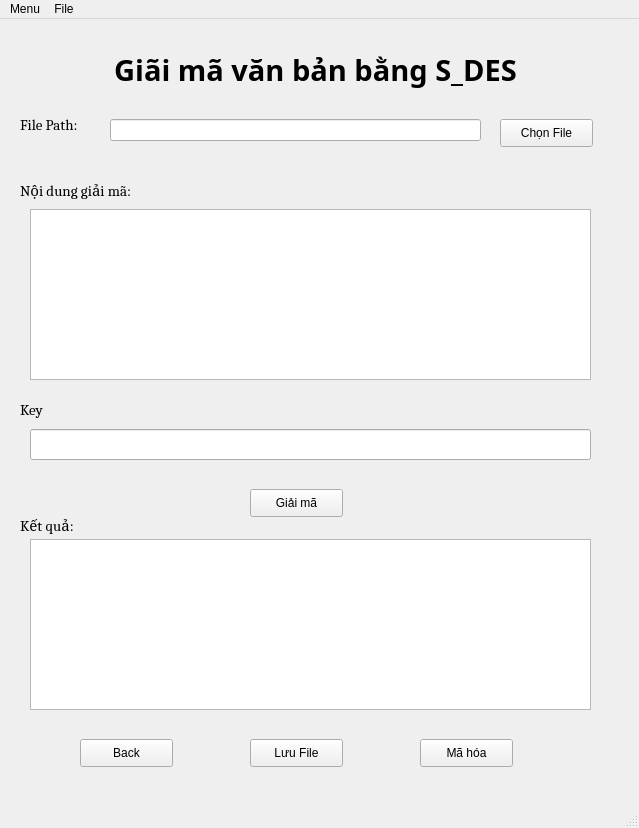
<?xml version="1.0" encoding="UTF-8"?>
<ui version="4.0">
 <class>MainWindow</class>
 <widget class="QMainWindow" name="MainWindow">
  <property name="geometry">
   <rect>
    <x>0</x>
    <y>0</y>
    <width>639</width>
    <height>828</height>
   </rect>
  </property>
  <property name="windowTitle">
   <string>MainWindow</string>
  </property>
  <widget class="QWidget" name="centralwidget">
   <widget class="QPushButton" name="btnGiaiMaSDES">
    <property name="geometry">
     <rect>
      <x>250</x>
      <y>470</y>
      <width>93</width>
      <height>28</height>
     </rect>
    </property>
    <property name="font">
     <font>
      <pointsize>9</pointsize>
     </font>
    </property>
    <property name="text">
     <string>Giải mã</string>
    </property>
   </widget>
   <widget class="QPushButton" name="btnSave">
    <property name="geometry">
     <rect>
      <x>250</x>
      <y>720</y>
      <width>93</width>
      <height>28</height>
     </rect>
    </property>
    <property name="font">
     <font>
      <pointsize>9</pointsize>
     </font>
    </property>
    <property name="text">
     <string>Lưu File</string>
    </property>
   </widget>
   <widget class="QLabel" name="label_2">
    <property name="geometry">
     <rect>
      <x>20</x>
      <y>90</y>
      <width>81</width>
      <height>31</height>
     </rect>
    </property>
    <property name="font">
     <font>
      <family>Cambria</family>
      <pointsize>11</pointsize>
      <weight>50</weight>
      <bold>false</bold>
     </font>
    </property>
    <property name="text">
     <string>File Path:</string>
    </property>
   </widget>
   <widget class="QPushButton" name="btnMaHoaSDES">
    <property name="geometry">
     <rect>
      <x>420</x>
      <y>720</y>
      <width>93</width>
      <height>28</height>
     </rect>
    </property>
    <property name="font">
     <font>
      <pointsize>9</pointsize>
     </font>
    </property>
    <property name="text">
     <string>Mã hóa</string>
    </property>
   </widget>
   <widget class="QPushButton" name="btnBack">
    <property name="geometry">
     <rect>
      <x>80</x>
      <y>720</y>
      <width>93</width>
      <height>28</height>
     </rect>
    </property>
    <property name="font">
     <font>
      <pointsize>9</pointsize>
     </font>
    </property>
    <property name="text">
     <string>Back</string>
    </property>
   </widget>
   <widget class="QLabel" name="label">
    <property name="geometry">
     <rect>
      <x>60</x>
      <y>0</y>
      <width>511</width>
      <height>101</height>
     </rect>
    </property>
    <property name="font">
     <font>
      <family>Sitka Heading Semibold</family>
      <pointsize>22</pointsize>
      <weight>75</weight>
      <bold>true</bold>
     </font>
    </property>
    <property name="text">
     <string>Giãi mã văn bản bằng S_DES</string>
    </property>
    <property name="alignment">
     <set>Qt::AlignCenter</set>
    </property>
   </widget>
   <widget class="QLineEdit" name="EdtPath">
    <property name="geometry">
     <rect>
      <x>110</x>
      <y>100</y>
      <width>371</width>
      <height>22</height>
     </rect>
    </property>
   </widget>
   <widget class="QLabel" name="label_4">
    <property name="geometry">
     <rect>
      <x>20</x>
      <y>490</y>
      <width>141</width>
      <height>31</height>
     </rect>
    </property>
    <property name="font">
     <font>
      <family>Cambria</family>
      <pointsize>11</pointsize>
      <weight>50</weight>
      <bold>false</bold>
     </font>
    </property>
    <property name="text">
     <string>Kết quả:</string>
    </property>
   </widget>
   <widget class="QLabel" name="label_3">
    <property name="geometry">
     <rect>
      <x>20</x>
      <y>150</y>
      <width>171</width>
      <height>41</height>
     </rect>
    </property>
    <property name="font">
     <font>
      <family>Cambria</family>
      <pointsize>11</pointsize>
      <weight>50</weight>
      <bold>false</bold>
     </font>
    </property>
    <property name="text">
     <string>Nội dung giải mã:</string>
    </property>
   </widget>
   <widget class="QTextEdit" name="result">
    <property name="geometry">
     <rect>
      <x>30</x>
      <y>520</y>
      <width>561</width>
      <height>171</height>
     </rect>
    </property>
   </widget>
   <widget class="QLineEdit" name="lineEdit">
    <property name="geometry">
     <rect>
      <x>30</x>
      <y>410</y>
      <width>561</width>
      <height>31</height>
     </rect>
    </property>
   </widget>
   <widget class="QLabel" name="label_5">
    <property name="geometry">
     <rect>
      <x>20</x>
      <y>370</y>
      <width>41</width>
      <height>41</height>
     </rect>
    </property>
    <property name="font">
     <font>
      <family>Cambria</family>
      <pointsize>11</pointsize>
      <weight>50</weight>
      <bold>false</bold>
     </font>
    </property>
    <property name="text">
     <string>Key</string>
    </property>
   </widget>
   <widget class="QTextEdit" name="input">
    <property name="geometry">
     <rect>
      <x>30</x>
      <y>190</y>
      <width>561</width>
      <height>171</height>
     </rect>
    </property>
   </widget>
   <widget class="QPushButton" name="btnChonFile">
    <property name="geometry">
     <rect>
      <x>500</x>
      <y>100</y>
      <width>93</width>
      <height>28</height>
     </rect>
    </property>
    <property name="font">
     <font>
      <pointsize>9</pointsize>
     </font>
    </property>
    <property name="text">
     <string>Chọn File</string>
    </property>
   </widget>
  </widget>
  <widget class="QMenuBar" name="menubar">
   <property name="geometry">
    <rect>
     <x>0</x>
     <y>0</y>
     <width>639</width>
     <height>26</height>
    </rect>
   </property>
   <widget class="QMenu" name="menuMenu">
    <property name="title">
     <string>Menu</string>
    </property>
    <addaction name="actionMa_Hoa"/>
    <addaction name="actionGiai_Ma"/>
    <addaction name="separator"/>
    <addaction name="actionExit"/>
   </widget>
   <widget class="QMenu" name="menuFile">
    <property name="title">
     <string>File</string>
    </property>
    <addaction name="actionOpen_File"/>
    <addaction name="actionSave_File"/>
   </widget>
   <addaction name="menuMenu"/>
   <addaction name="menuFile"/>
  </widget>
  <widget class="QStatusBar" name="statusbar"/>
  <action name="actionMa_Hoa">
   <property name="text">
    <string>Mã hóa</string>
   </property>
  </action>
  <action name="actionGiai_Ma">
   <property name="text">
    <string>Giải mã</string>
   </property>
  </action>
  <action name="actionExit">
   <property name="text">
    <string>Exit</string>
   </property>
  </action>
  <action name="actionOpen_File">
   <property name="text">
    <string>Open File</string>
   </property>
  </action>
  <action name="actionSave_File">
   <property name="text">
    <string>Save File</string>
   </property>
  </action>
 </widget>
 <resources/>
 <connections/>
</ui>
